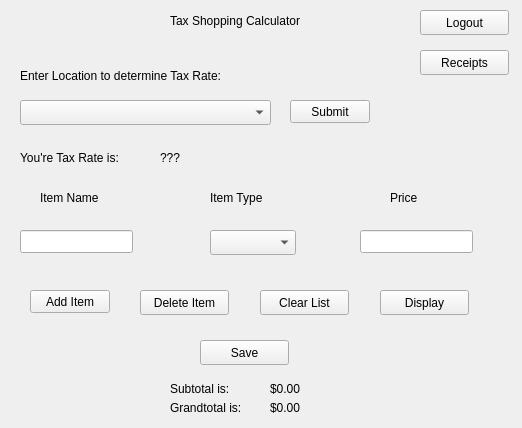
<?xml version="1.0" encoding="UTF-8"?>
<ui version="4.0">
 <class>MainWindow</class>
 <widget class="QMainWindow" name="MainWindow">
  <property name="geometry">
   <rect>
    <x>0</x>
    <y>0</y>
    <width>522</width>
    <height>428</height>
   </rect>
  </property>
  <property name="windowTitle">
   <string>MainWindow</string>
  </property>
  <widget class="QWidget" name="centralWidget">
   <widget class="QLabel" name="AppTitle">
    <property name="geometry">
     <rect>
      <x>170</x>
      <y>0</y>
      <width>181</width>
      <height>41</height>
     </rect>
    </property>
    <property name="text">
     <string>Tax Shopping Calculator</string>
    </property>
   </widget>
   <widget class="QLabel" name="AskLocationTxt">
    <property name="geometry">
     <rect>
      <x>20</x>
      <y>60</y>
      <width>271</width>
      <height>31</height>
     </rect>
    </property>
    <property name="lineWidth">
     <number>2</number>
    </property>
    <property name="text">
     <string>Enter Location to determine Tax Rate:</string>
    </property>
   </widget>
   <widget class="QPushButton" name="LocationSubmitBtn">
    <property name="geometry">
     <rect>
      <x>290</x>
      <y>100</y>
      <width>80</width>
      <height>23</height>
     </rect>
    </property>
    <property name="text">
     <string>Submit</string>
    </property>
   </widget>
   <widget class="QLabel" name="TaxRateStatemtn">
    <property name="geometry">
     <rect>
      <x>20</x>
      <y>150</y>
      <width>131</width>
      <height>16</height>
     </rect>
    </property>
    <property name="text">
     <string>You're Tax Rate is:</string>
    </property>
   </widget>
   <widget class="QLabel" name="TaxRateShow">
    <property name="geometry">
     <rect>
      <x>160</x>
      <y>150</y>
      <width>61</width>
      <height>16</height>
     </rect>
    </property>
    <property name="text">
     <string>???</string>
    </property>
   </widget>
   <widget class="QLabel" name="ItemNameTxt">
    <property name="geometry">
     <rect>
      <x>40</x>
      <y>190</y>
      <width>81</width>
      <height>16</height>
     </rect>
    </property>
    <property name="text">
     <string>Item Name</string>
    </property>
   </widget>
   <widget class="QLabel" name="ItemTypeTxt">
    <property name="geometry">
     <rect>
      <x>210</x>
      <y>190</y>
      <width>81</width>
      <height>16</height>
     </rect>
    </property>
    <property name="text">
     <string>Item Type</string>
    </property>
   </widget>
   <widget class="QLabel" name="ItemPriceTxt">
    <property name="geometry">
     <rect>
      <x>390</x>
      <y>190</y>
      <width>59</width>
      <height>15</height>
     </rect>
    </property>
    <property name="text">
     <string>Price</string>
    </property>
   </widget>
   <widget class="QLineEdit" name="ItemNameBox">
    <property name="geometry">
     <rect>
      <x>20</x>
      <y>230</y>
      <width>113</width>
      <height>23</height>
     </rect>
    </property>
   </widget>
   <widget class="QLineEdit" name="ItemPriceBox">
    <property name="geometry">
     <rect>
      <x>360</x>
      <y>230</y>
      <width>113</width>
      <height>23</height>
     </rect>
    </property>
   </widget>
   <widget class="QPushButton" name="AddItemBtn">
    <property name="geometry">
     <rect>
      <x>30</x>
      <y>290</y>
      <width>80</width>
      <height>23</height>
     </rect>
    </property>
    <property name="text">
     <string>Add Item</string>
    </property>
   </widget>
   <widget class="QLabel" name="TotalText">
    <property name="geometry">
     <rect>
      <x>170</x>
      <y>400</y>
      <width>101</width>
      <height>16</height>
     </rect>
    </property>
    <property name="text">
     <string>Grandtotal is:</string>
    </property>
   </widget>
   <widget class="QLabel" name="TotalPriceText">
    <property name="geometry">
     <rect>
      <x>270</x>
      <y>400</y>
      <width>59</width>
      <height>15</height>
     </rect>
    </property>
    <property name="text">
     <string>$0.00</string>
    </property>
   </widget>
   <widget class="QLabel" name="SubtotalText_2">
    <property name="geometry">
     <rect>
      <x>170</x>
      <y>380</y>
      <width>91</width>
      <height>17</height>
     </rect>
    </property>
    <property name="text">
     <string>Subtotal is: </string>
    </property>
   </widget>
   <widget class="QLabel" name="SubtotalText">
    <property name="geometry">
     <rect>
      <x>270</x>
      <y>380</y>
      <width>67</width>
      <height>17</height>
     </rect>
    </property>
    <property name="text">
     <string>$0.00</string>
    </property>
   </widget>
   <widget class="QComboBox" name="ItemTypeCombo">
    <property name="geometry">
     <rect>
      <x>210</x>
      <y>230</y>
      <width>86</width>
      <height>25</height>
     </rect>
    </property>
   </widget>
   <widget class="QComboBox" name="LocationCombo">
    <property name="geometry">
     <rect>
      <x>20</x>
      <y>100</y>
      <width>251</width>
      <height>25</height>
     </rect>
    </property>
   </widget>
   <widget class="QPushButton" name="DeleteItemBtn">
    <property name="geometry">
     <rect>
      <x>140</x>
      <y>290</y>
      <width>89</width>
      <height>25</height>
     </rect>
    </property>
    <property name="text">
     <string>Delete Item</string>
    </property>
   </widget>
   <widget class="QPushButton" name="ClearBtn">
    <property name="geometry">
     <rect>
      <x>260</x>
      <y>290</y>
      <width>89</width>
      <height>25</height>
     </rect>
    </property>
    <property name="text">
     <string>Clear List</string>
    </property>
   </widget>
   <widget class="QPushButton" name="DisplayBtn">
    <property name="geometry">
     <rect>
      <x>380</x>
      <y>290</y>
      <width>89</width>
      <height>25</height>
     </rect>
    </property>
    <property name="text">
     <string>Display</string>
    </property>
   </widget>
   <widget class="QPushButton" name="SavelistBtn">
    <property name="geometry">
     <rect>
      <x>200</x>
      <y>340</y>
      <width>89</width>
      <height>25</height>
     </rect>
    </property>
    <property name="text">
     <string>Save</string>
    </property>
   </widget>
   <widget class="QPushButton" name="LogoutButton">
    <property name="geometry">
     <rect>
      <x>420</x>
      <y>10</y>
      <width>89</width>
      <height>25</height>
     </rect>
    </property>
    <property name="text">
     <string>Logout</string>
    </property>
   </widget>
   <widget class="QPushButton" name="RecieptsBtn">
    <property name="geometry">
     <rect>
      <x>420</x>
      <y>50</y>
      <width>89</width>
      <height>25</height>
     </rect>
    </property>
    <property name="text">
     <string>Receipts</string>
    </property>
   </widget>
  </widget>
 </widget>
 <layoutdefault spacing="6" margin="11"/>
 <resources/>
 <connections/>
</ui>
